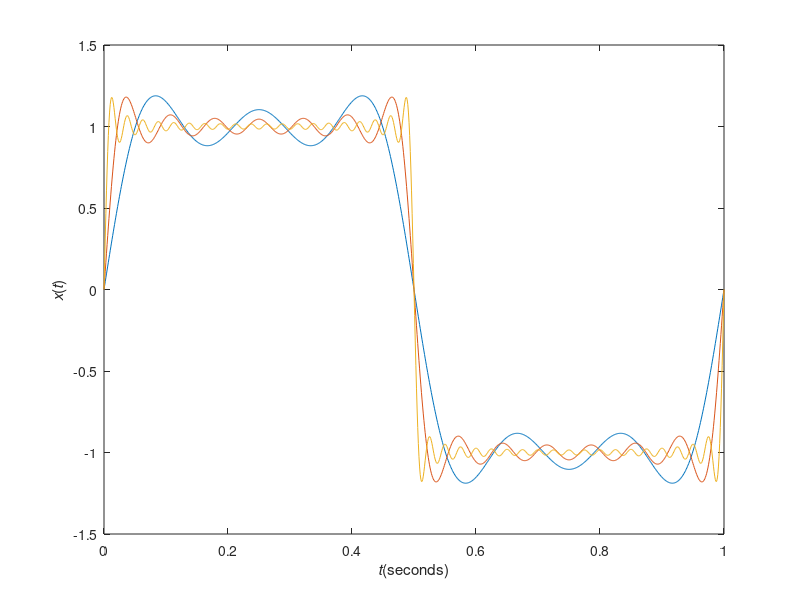

This figure's MATLAB source:
clc; clear all; close all;

t = [0:0.001:1];
x = [];
x_tmp = zeros(size(t));

for n = 1:2:39
    x_tmp = x_tmp + 4/pi*(1/n*sin(2*pi*n*t));
    x = [x;
        x_tmp];
end

plot(t, x(3,:), t, x(7,:), t,x(20,:))
xlabel('\itt\rm(seconds)');
ylabel('\itx\rm(\itt\rm)')
